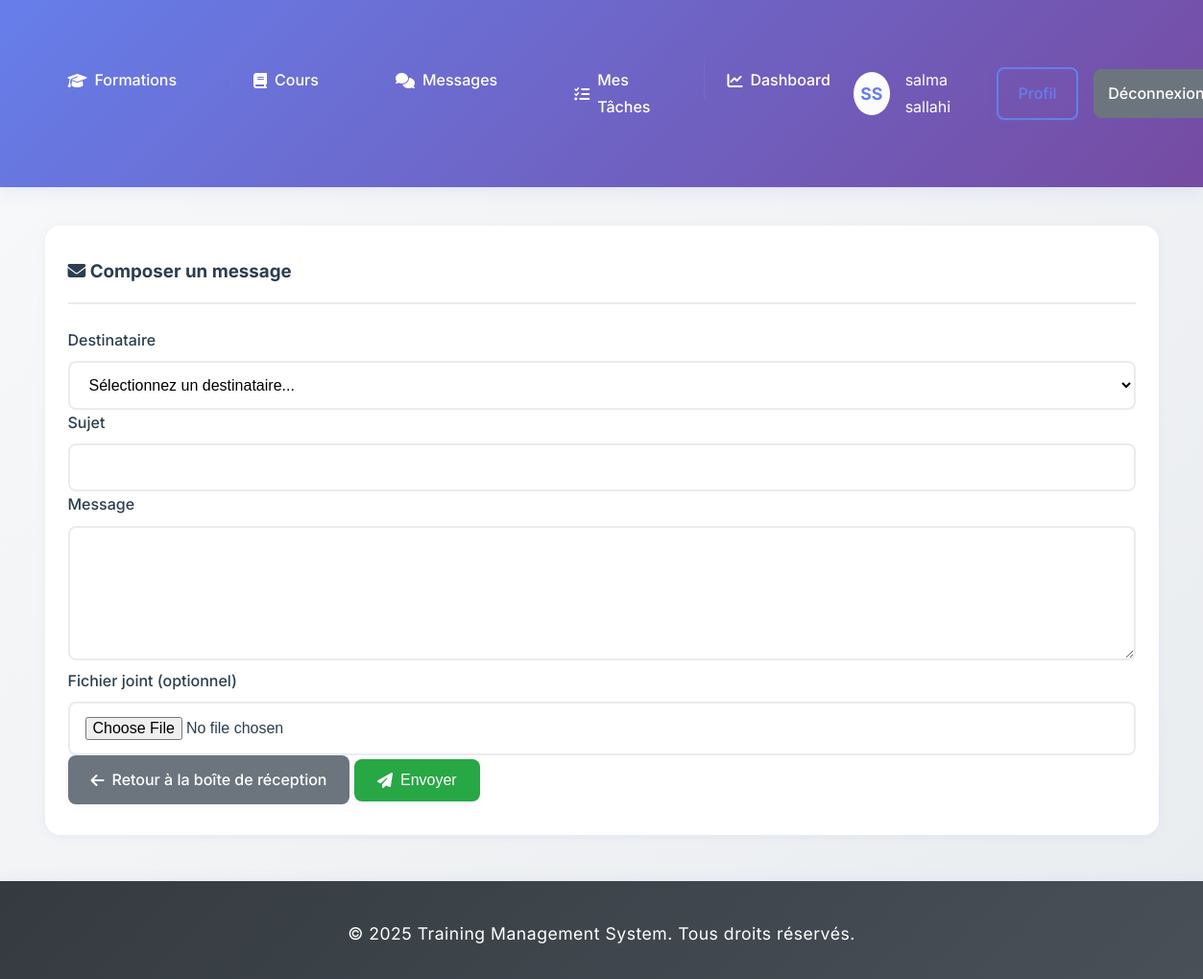
Page /messaging/compose/ (signed in) on the committed database.
### users/models.py (models this page shows, shortened)
class Utilisateur(AbstractUser):
    email = models.EmailField(unique=True)
    nom = models.CharField(max_length=100)
    prenom = models.CharField(max_length=100)
    telephone = models.CharField(max_length=20, blank=True)
    adresse = models.TextField(blank=True)
    date_naissance = models.DateField(null=True, blank=True)
    photo_profil = models.ImageField(upload_to='profiles/', blank=True, null=True)
    date_creation = models.DateTimeField(default=timezone.now)
    derniere_connexion = models.DateTimeField(null=True, blank=True)
    USERNAME_FIELD = 'email'
    REQUIRED_FIELDS = ['username', 'nom', 'prenom']
    class Meta:
        verbose_name = 'Utilisateur'
        verbose_name_plural = 'Utilisateurs'

### messaging/views.py (the view, shortened to what this page needs)
# urls.py: path('compose/', views.message_compose, name='compose'),
@login_required
def message_compose(request):
    users = Utilisateur.objects.exclude(id=request.user.id).values('id', 'email', 'nom', 'prenom')
    return render(request, 'messaging/compose.html', {'users': users})

### templates/messaging/compose.html (shortened to what this page needs)
{% extends 'base.html' %}
{% block content %}
<div class="container mt-4">
    <div class="row justify-content-center">
        <div class="col-lg-8">
            <div class="card">
                <div class="card-header">
                    <h3><i class="fas fa-envelope"></i> Composer un message</h3>
                </div>
                <div class="card-body">
                    <form method="post" enctype="multipart/form-data">
                        <div class="mb-3">
                            <label for="destinataire" class="form-label">Destinataire</label>
                            <select name="destinataire" id="destinataire" class="form-control" required>
                                <option value="" disabled selected>Sélectionnez un destinataire...</option>
                            </select>
                        </div>
                        <div class="mb-3">
                            <label for="sujet" class="form-label">Sujet</label>
                            <input type="text" name="sujet" id="sujet" class="form-control" required>
                        </div>
                        <div class="mb-3">
                            <label for="contenu" class="form-label">Message</label>
                            <textarea name="contenu" id="contenu" class="form-control" rows="6" required></textarea>
                        </div>
                        <div class="mb-3">
                            <label for="fichier_joint" class="form-label">Fichier joint (optionnel)</label>
                            <input type="file" name="fichier_joint" id="fichier_joint" class="form-control">
                        </div>
                        <div class="d-flex justify-content-between">
                            <a href="{% url 'messaging:inbox' %}" class="btn btn-secondary">
                                <i class="fas fa-arrow-left"></i> Retour à la boîte de réception
                            </a>
                            <button type="submit" class="btn btn-success">
                                <i class="fas fa-paper-plane"></i> Envoyer
                            </button>
                        </div>
                    </form>
                </div>
            </div>
        </div>
    </div>
</div>
{% endblock %}

### templates/base.html (shortened to what this page needs)
<!DOCTYPE html>
<html lang="fr">
<head>
    <link rel="stylesheet" href="https://cdnjs.cloudflare.com/ajax/libs/font-awesome/6.4.0/css/all.min.css">
</head>
<body>
    <header class="header">
        <nav class="nav-container">
            <ul class="nav-menu">
                <li><a href="{% url 'formations:list' %}"><i class="fas fa-graduation-cap"></i> Formations</a></li>
                <li><a href="{% url 'courses:list' %}"><i class="fas fa-book"></i> Cours</a></li>
                {% if user.is_authenticated %}
                    <li><a href="{% url 'messaging:inbox' %}"><i class="fas fa-comments"></i> Messages</a></li>
                    <li><a href="{% url 'formations:task_list' %}"><i class="fas fa-tasks"></i> Mes Tâches</a></li>
                    <li><a href="{% url 'users:dashboard' %}"><i class="fas fa-chart-line"></i> Dashboard</a></li>
                {% endif %}
            </ul>
            <div class="user-menu">
                {% if user.is_authenticated %}
                    <div class="user-avatar interactive-element">
                        {{ user.prenom|first|upper }}{{ user.nom|first|upper }}
                    </div>
                    <span>{{ user.prenom }} {{ user.nom }}</span>
                    <a href="{% url 'users:profile' %}" class="btn btn-outline">Profil</a>
                    <a href="{% url 'users:logout' %}" class="btn btn-secondary">Déconnexion</a>
                {% else %}
                    <a href="{% url 'users:login' %}" class="btn btn-outline">Connexion</a>
                    <a href="{% url 'users:register' %}" class="btn btn-primary">Inscription</a>
                {% endif %}
            </div>
        </nav>
    </header>
    <main class="main-content">
        {% block content %}
        {% endblock %}
    </main>
    <footer class="footer">
        <p>&copy; 2025 Training Management System. Tous droits réservés.</p>
    </footer>
</body>
</html>

### templates/base.html (style rules this page uses)
* { margin: 0; padding: 0; box-sizing: border-box; }
:root { --primary-color: #667eea; --secondary-color: #764ba2; --accent-color: #f093fb; --success-color: #28a745; --warning-color: #ffc107; --danger-color: #dc3545; --info-color: #17a2b8; --light-color: #f8f9fa; --dark-color: #343a40; --text-primary: #2c3e50; --text-secondary: #6c757d; --border-color: #e9ecef; --shadow-light: 0 2px 8px rgba(102,126,234,0.08); --shadow-medium: 0 4px 16px rgba(102,126,234,0.12); --shadow-heavy: 0 8px 32px rgba(102,126,234,0.16); --transition-fast: 0.2s ease; --transition-medium: 0.3s ease; --transition-slow: 0.5s ease; }
body { font-family: 'Inter', 'Segoe UI', Tahoma, Geneva, Verdana, sans-serif; background: linear-gradient(135deg, #f8f9fa 0%, #e9ecef 100%); line-height: 1.7; color: var(--text-primary); font-weight: 400; }
.header { background: linear-gradient(135deg, var(--primary-color) 0%, var(--secondary-color) 100%); color: white; padding: 1rem 0; box-shadow: var(--shadow-medium); position: sticky; top: 0; z-index: 100; backdrop-filter: blur(10px); }
.nav-container { max-width: 1200px; margin: 0 auto; display: flex; justify-content: space-between; align-items: center; padding: 0 20px; }
.nav-menu { display: flex; list-style: none; gap: 2rem; }
.nav-menu a { color: white; text-decoration: none; padding: 0.75rem 1.5rem; border-radius: 8px; font-weight: 500; transition: var(--transition-medium); position: relative; overflow: hidden; display: flex; align-items: center; gap: 0.5rem; }
.nav-menu a::before { content: ''; position: absolute; top: 0; left: 0; width: 100%; height: 100%; background: rgba(255,255,255,0.1); transform: translateX(-100%); transition: var(--transition-medium); }
.user-menu { display: flex; align-items: center; gap: 1rem; }
.user-avatar { width: 45px; height: 45px; border-radius: 50%; background: linear-gradient(135deg, #fff 0%, #f8f9fa 100%); color: var(--primary-color); display: flex; align-items: center; justify-content: center; font-weight: bold; font-size: 1.1rem; box-shadow: var(--shadow-light); transition: var(--transition-medium); border: 2px solid transparent; }
.main-content { max-width: 1200px; margin: 2.5rem auto 2rem auto; padding: 0 20px; min-height: calc(100vh - 220px); }
.card { background: #fff; border-radius: 16px; box-shadow: var(--shadow-light); padding: 2rem 1.5rem; margin-bottom: 1.5rem; border: none; transition: var(--transition-medium); position: relative; overflow: hidden; }
.card::before { content: ''; position: absolute; top: 0; left: 0; width: 100%; height: 4px; background: linear-gradient(90deg, var(--primary-color), var(--secondary-color)); transform: scaleX(0); transition: var(--transition-medium); }
.card-header { display: flex; justify-content: space-between; align-items: center; margin-bottom: 1.5rem; padding-bottom: 1rem; border-bottom: 2px solid var(--border-color); }
.btn { display: inline-flex; align-items: center; justify-content: center; gap: 0.5rem; padding: 0.75rem 1.5rem; border: none; border-radius: 8px; text-decoration: none; cursor: pointer; font-size: 1rem; font-weight: 500; transition: var(--transition-medium); text-align: center; box-shadow: var(--shadow-light); position: relative; overflow: hidden; min-height: 44px; }
.btn::before { content: ''; position: absolute; top: 50%; left: 50%; width: 0; height: 0; background: rgba(255,255,255,0.2); border-radius: 50%; transform: translate(-50%, -50%); transition: var(--transition-medium); }
.btn-secondary { background: var(--text-secondary); color: white; }
.btn-success { background: var(--success-color); color: white; }
.btn-outline { background: transparent; border: 2px solid var(--primary-color); color: var(--primary-color); }
.form-label { display: block; margin-bottom: 0.5rem; font-weight: 500; color: var(--text-primary); }
.form-control { width: 100%; padding: 0.875rem 1rem; border: 2px solid var(--border-color); border-radius: 8px; font-size: 1rem; transition: var(--transition-medium); background: #fff; }
.footer { background: linear-gradient(135deg, var(--dark-color) 0%, #495057 100%); color: white; text-align: center; padding: 2.5rem 0 2rem 0; margin-top: 3rem; font-size: 1.1rem; letter-spacing: 0.5px; box-shadow: 0 -2px 12px rgba(102,126,234,0.07); }
.interactive-element { transition: var(--transition-medium); cursor: pointer; }
html { scroll-behavior: smooth; }

### rows in the picture
Utilisateur: prenom|first "S", nom|first "S", prenom "salma", nom "sallahi"
